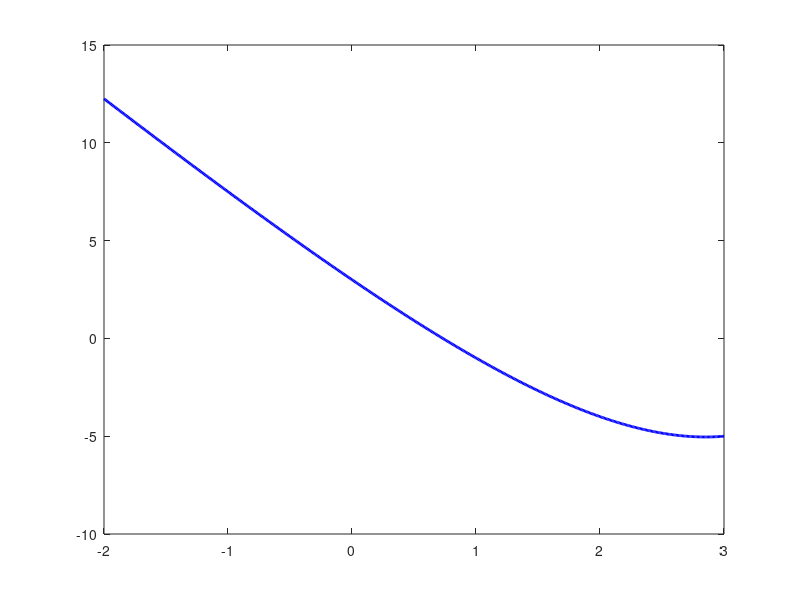

This figure's MATLAB source: (Note: this script raises an error after producing the figure.)
% Newton-Raphson Method for f(x) = 2^x - 5x + 2
clc; clear;

f  = @(x) 2.^x - 5.*x + 2;                 % function
df = @(x) log(2).*2.^x - 5;                % derivative

x = 0.5; tol = 1e-4; maxIter = 50;         % initial guess, tolerance, max iterations

fprintf('Newton-Raphson Method Iterations:\n');
fprintf('Iter\t x_n\t\t f(x_n)\n');

for k = 1:maxIter
    x_new = x - f(x)/df(x);                % update formula
    fprintf('%d\t %.6f\t %.6f\n', k, x_new, f(x_new));
    
    if abs(x_new - x) < tol                % stopping condition
        fprintf('\nRoot ≈ %.4f (to 4 d.p.)\n', x_new);
        root = x_new; break;
    end
    x = x_new;
end

% Plot function and root
xVals = -2:0.01:3;
plot(xVals, f(xVals), 'b-', 'LineWidth', 2); hold on;
yline(0, 'k--'); plot(root, f(root), 'ro','MarkerSize',8,'MarkerFaceColor','r');
xlabel('x'); ylabel('f(x)'); grid on;
title('Newton-Raphson: f(x) = 2^x - 5x + 2');
legend('f(x)','y=0','Root');